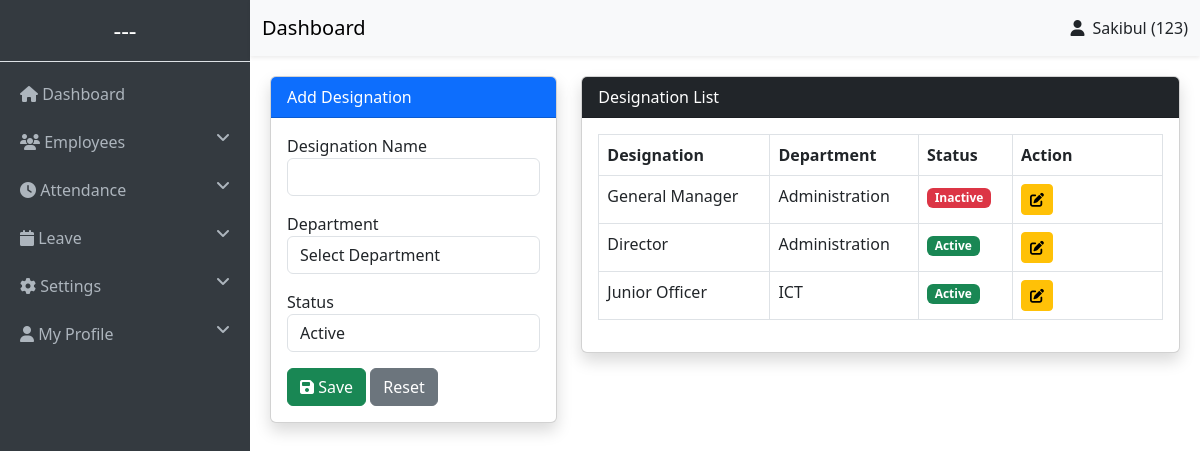
/settings/designation.php (signed in), run on the app's committed database.
### tables this page shows
CREATE TABLE `designations` (
  `id` int NOT NULL AUTO_INCREMENT,
  `designation_name` varchar(100) NOT NULL,
  `department_id` int DEFAULT NULL,
  `status` enum('active','inactive') DEFAULT 'active',
  `created_at` timestamp NOT NULL DEFAULT CURRENT_TIMESTAMP,
  `updated_at` timestamp NOT NULL DEFAULT CURRENT_TIMESTAMP ON UPDATE CURRENT_TIMESTAMP,
  PRIMARY KEY (`id`),
  KEY `department_id` (`department_id`),
  CONSTRAINT `designations_ibfk_1` FOREIGN KEY (`department_id`) REFERENCES `departments` (`id`) ON DELETE SET NULL
);

CREATE TABLE `departments` (
  `id` int NOT NULL AUTO_INCREMENT,
  `department_name` varchar(100) NOT NULL,
  `status` enum('active','inactive') DEFAULT 'active',
  `created_at` timestamp NOT NULL DEFAULT CURRENT_TIMESTAMP,
  `updated_at` timestamp NOT NULL DEFAULT CURRENT_TIMESTAMP ON UPDATE CURRENT_TIMESTAMP,
  PRIMARY KEY (`id`)
);

### settings/designation.php (the view, shortened to what this page needs)
<?php
$id = $_GET['edit'] ?? null;
$designation_name = "";
$status = "active";
?>
<?php include(BASE_PATH . '/includes/header.php'); ?>
<div class="row">
<div class="col-md-4">
    <div class="card shadow">
        <div class="card-header bg-primary text-white">
            <?php echo $id ? "Edit Designation" : "Add Designation"; ?>
        </div>
        <div class="card-body">
            <form method="POST">
                <label>Designation Name</label>
                <input type="text"
                       name="designation_name"
                       class="form-control mb-3"
                       value="<?php echo $designation_name; ?>"
                       required>
                <label>Department</label>
                <select name="department_id" class="form-control mb-3" required>
                    <option value="">Select Department</option>
                </select>
                <label>Status</label>
                <select name="status" class="form-control mb-3">
                    <option value="active" <?php if($status=='active') echo 'selected'; ?>>
                        Active
                    </option>
                </select>
                <button class="btn btn-success">
                    <i class="fa fa-save"></i>
                    <?php echo $id ? "Update" : "Save"; ?>
                </button>
                <a href="designation.php" class="btn btn-secondary">Reset</a>
            </form>
        </div>
    </div>
</div>
<div class="col-md-8">
    <div class="card shadow">
        <div class="card-header bg-dark text-white">
            Designation List
        </div>
        <div class="card-body">
            <table class="table table-bordered table-hover">
                <thead>
                    <tr>
                        <th>Designation</th>
                        <th>Department</th>
                        <th>Status</th>
                        <th width="150">Action</th>
                    </tr>
                </thead>
                <tbody>
                <?php
                $sql = "
                    SELECT d.*, dep.department_name
                    FROM designations d
                    LEFT JOIN departments dep ON d.department_id = dep.id
                    ORDER BY d.id DESC
                ";
                $res = mysqli_query($conn, $sql);
                while ($row = mysqli_fetch_assoc($res)) {
                ?>
                <tr>
                    <td><?php echo $row['designation_name']; ?></td>
                    <td><?php echo $row['department_name']; ?></td>
                    <td>
                        <?php if ($row['status'] == 'active') { ?>
                            <span class="badge bg-success">Active</span>
                        <?php } else { ?>
                            <span class="badge bg-danger">Inactive</span>
                        <?php } ?>
                    </td>
                    <td>
                        <a href="?edit=<?php echo $row['id']; ?>"
                           class="btn btn-warning btn-sm">
                            <i class="fa fa-edit"></i>
                        </a>
                    </td>
                </tr>
                <?php } ?>
                </tbody>
            </table>
        </div>
    </div>
</div>
</div>
<?php include(BASE_PATH . '/includes/footer.php'); ?>

### includes/header.php (shortened to what this page needs)
<?php
$hideLayout = $hideLayout ?? false;
?>
<!DOCTYPE html>
<html>
<head>
    <link href="https://cdn.jsdelivr.net/npm/bootstrap@5.3.0/dist/css/bootstrap.min.css" rel="stylesheet">
    <link rel="stylesheet" href="https://cdnjs.cloudflare.com/ajax/libs/font-awesome/6.5.0/css/all.min.css">
</head>
<body>
<?php if (!$hideLayout): ?>
    <?php include(BASE_PATH . '/includes/sidebar.php'); ?>
    <?php include(BASE_PATH . '/includes/navbar.php'); ?>
    <div class="content">
<?php else: ?>
    <div class="full-content">
<?php endif; ?>

### includes/sidebar.php (shortened to what this page needs)
<div class="sidebar">
    <h4 class="text-center py-3 border-bottom text-white">---</h4>
    <a href="<?php echo BASE_URL; ?>">
        <i class="fa fa-home"></i> Dashboard
    </a>
    <a data-bs-toggle="collapse" href="#empMenu" role="button">
        <i class="fa fa-users"></i> Employees
        <i class="fa fa-angle-down float-end"></i>
    </a>
    <a data-bs-toggle="collapse" href="#attMenu" role="button">
        <i class="fa fa-clock"></i> Attendance
        <i class="fa fa-angle-down float-end"></i>
    </a>
    <a data-bs-toggle="collapse" href="#leaveMenu" role="button">
        <i class="fa fa-calendar"></i> Leave
        <i class="fa fa-angle-down float-end"></i>
    </a>
    <a data-bs-toggle="collapse" href="#settingsMenu" role="button">
        <i class="fa fa-cog"></i> Settings
        <i class="fa fa-angle-down float-end"></i>
    </a>
    <a data-bs-toggle="collapse" href="#accountMenu" role="button">
        <i class="fa fa-user"></i> My Profile
        <i class="fa fa-angle-down float-end"></i>
    </a>
</div>

### includes/navbar.php (shortened to what this page needs)
<?php
$user_name = $_SESSION['employee_name'] ?? 'Guest';
$user_id = $_SESSION['employee_id'] ?? 'User';
?>
<nav class="navbar navbar-light bg-light shadow-sm" style="margin-left:250px;">
    <div class="container-fluid">
        <span class="navbar-brand">Dashboard</span>
        <div class="d-flex align-items-center gap-2">
            <i class="fa fa-user"></i>
            <span>
                <?php echo htmlspecialchars($user_name); ?>
                (<?php echo htmlspecialchars($user_id); ?>)
            </span>
        </div>
    </div>
</nav>

### includes/footer.php (shortened to what this page needs)
</div>
</body>
</html>

### includes/header.php (style rules this page uses)
body { overflow-x: hidden; }
.sidebar { width: 250px; height: 100vh; position: fixed; background: #343a40; color: #fff; }
.sidebar a { color: #adb5bd; text-decoration: none; padding: 12px 20px; display: block; }
.content { margin-left: 250px; padding: 20px; }

### data on the page
designations: designation_name "General Manager", department.department_name "Administration", status "Inactive"
designations: designation_name "Director", department.department_name "Administration", status "Active"
designations: designation_name "Junior Officer", department.department_name "ICT", status "Active"

### other printed values
$user_name "Sakibul"
$user_id "123"
